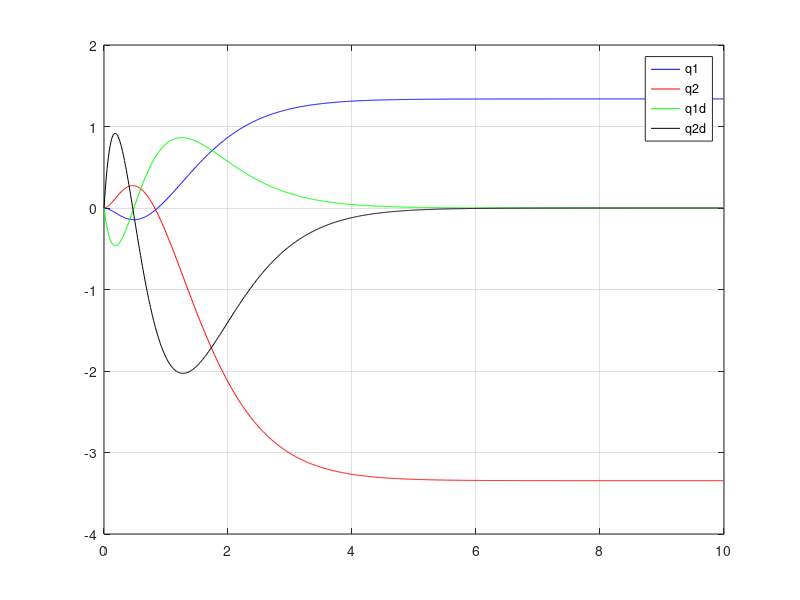
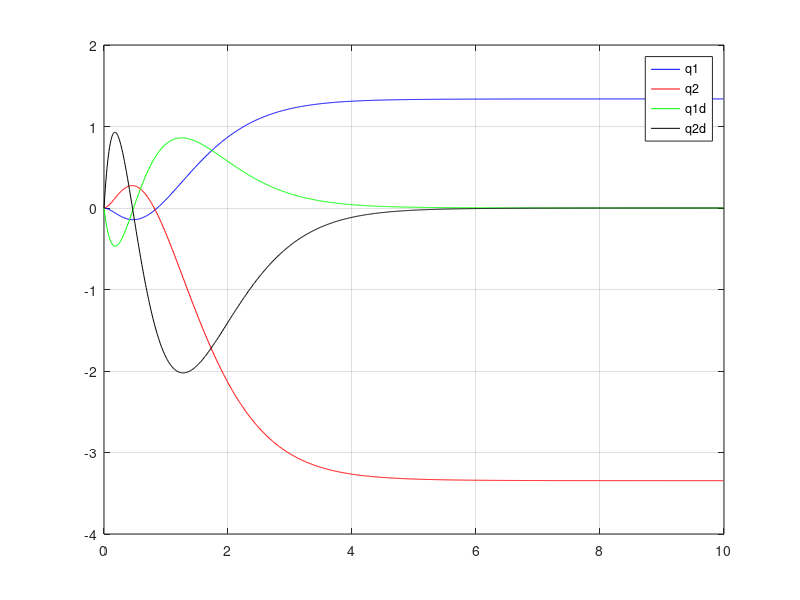

The MATLAB source for these figures, in order:
% System definition
A = [0,0, 1, 0; 0, 0, 0, 1; 4900/1111, 0, 0, 0; 437080/258863, 980/233, 0, 0];
B = [0, 0, -1000/3333, 466300/776589]';
C = eye(4);
D = zeros(4,1);

% Q and R definition (Parameters for the controller)
Q = eye(4);
R = 1;

K = lqr(A,B,Q,R);
 
Ac = [(A-B*K)]
Bc = [B]
Cc = [C];
Dc = [D];

states = {'q1', 'q2', 'q1_dot','q2_dot'};
inputs = {'Torque'};
outputs = {'q1','q2','q1_dot','q2_dot'};

sys_cl = ss(Ac,Bc,Cc,Dc,'statename',states,'inputname',inputs,'outputname',outputs);

delta_t = 0.01;
t = 0:delta_t:10-delta_t;
T = 20;
Tc =T*ones(size(t));
[y,t,x]=lsim(sys_cl,Tc,t);

figure(1)
xlim([0 2]);
ylim([0 200]);
plot(t,y(:,1),'b',t,y(:,2),'r',t,y(:,3),'g',t,y(:,4),'k')
grid on
legend('q1','q2','q1d','q2d')


q1 = zeros(length(t),1);
q2 = zeros(length(t),1);
q1d = zeros(length(t),1);
q2d = zeros(length(t),1);
for i=2:1:length(t)
    q1dd = Ac(3,1)*(q1(i-1))+Ac(3,2)*q2(i-1)+Ac(3,3)*q1d(i-1)+Ac(3,4)*q2d(i-1)+Bc(3)*T;
    q2dd = Ac(4,1)*(q1(i-1))+Ac(4,2)*q2(i-1)+Ac(4,3)*q1d(i-1)+Ac(4,4)*q2d(i-1)+Bc(4)*T;
    q1d(i) = q1d(i-1)+delta_t*q1dd;
    q2d(i) = q2d(i-1)+delta_t*q2dd;
    q1(i) = q1(i-1)+delta_t*q1d(i);
    q2(i) = q2(i-1)+delta_t*q2d(i);
end

figure(2)
xlim([0 2]);
ylim([0 200]);
plot(t,q1,'b',t,q2,'r',t,q1d,'g',t,q2d,'k')
grid on
legend('q1','q2','q1d','q2d')
